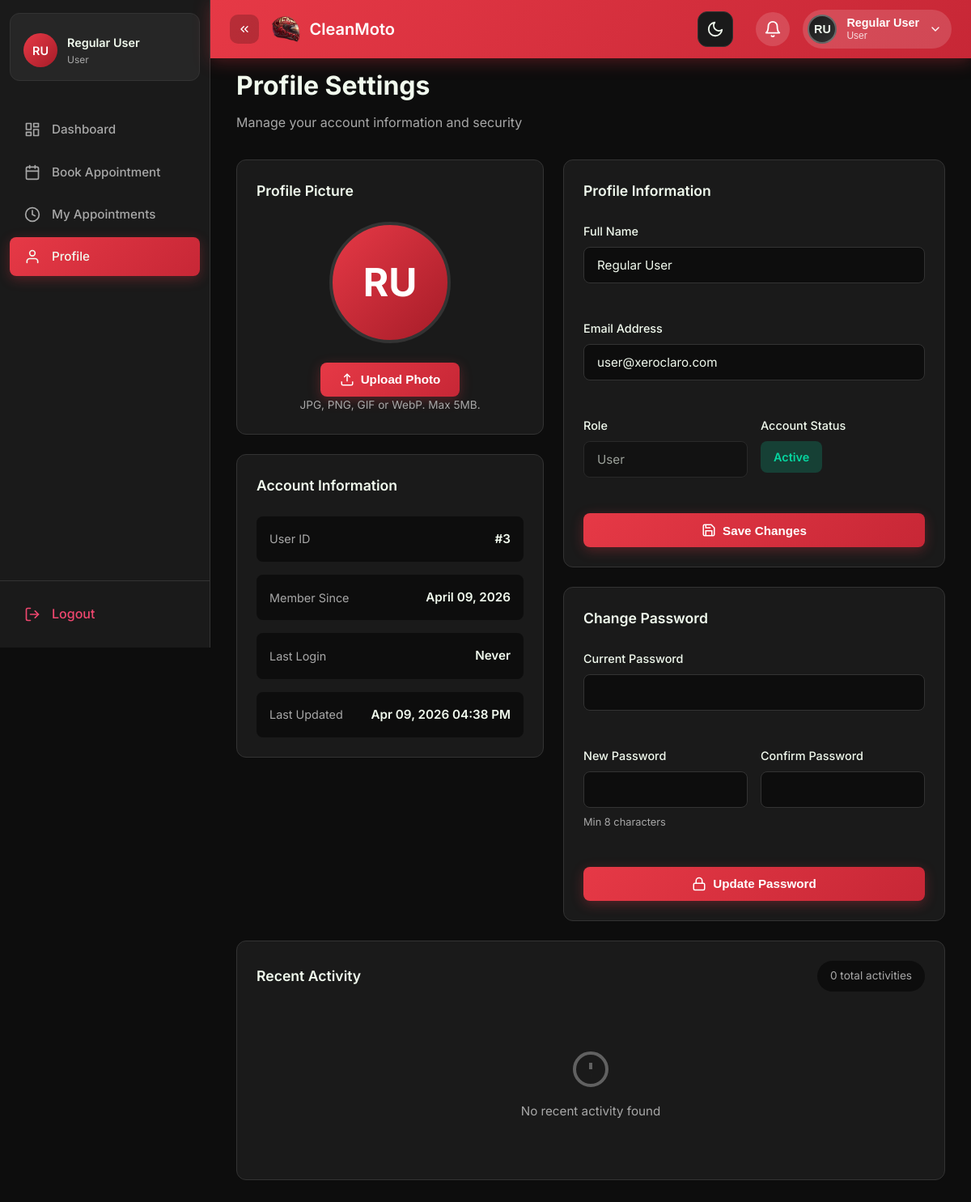
The app's page /user/pages/profile.php (signed in) with its own data.
### tables this page shows
CREATE TABLE IF NOT EXISTS users (
    id INT AUTO_INCREMENT PRIMARY KEY,
    name VARCHAR(100) NOT NULL,
    email VARCHAR(255) NOT NULL UNIQUE,
    password VARCHAR(255) NOT NULL,
    role ENUM('admin', 'staff', 'user') DEFAULT 'user',
    status ENUM('active', 'inactive', 'suspended') DEFAULT 'active',
    avatar VARCHAR(255) DEFAULT NULL,
    created_at TIMESTAMP DEFAULT CURRENT_TIMESTAMP,
    updated_at TIMESTAMP DEFAULT CURRENT_TIMESTAMP ON UPDATE CURRENT_TIMESTAMP,
    last_login TIMESTAMP NULL,
    INDEX idx_email (email),
    INDEX idx_role (role),
    INDEX idx_status (status)
);

### user/pages/profile.php (the view, shortened to what this page needs)
<?php
$db = Database::getInstance()->getConnection();
$userId = $_SESSION['user_id'];
$stmt = $db->prepare("SELECT * FROM users WHERE id = ?");
$stmt->execute([$userId]);
$user = $stmt->fetch();
$logsPage = isset($_GET['logs_page']) ? max(1, intval($_GET['logs_page'])) : 1;
$logsPerPage = 5;
$logsOffset = ($logsPage - 1) * $logsPerPage;
$totalLogsStmt = $db->prepare("SELECT COUNT(*) FROM activity_logs WHERE user_id = ?");
$totalLogsStmt->execute([$userId]);
$totalLogs = (int) $totalLogsStmt->fetchColumn();
$logsStmt = $db->prepare("
    SELECT action, description, ip_address, created_at
    FROM activity_logs
    WHERE user_id = ?
    ORDER BY created_at DESC
    LIMIT ? OFFSET ?
");
$logsStmt->bindValue(1, $userId, PDO::PARAM_INT);
$logsStmt->bindValue(2, $logsPerPage, PDO::PARAM_INT);
$logsStmt->bindValue(3, $logsOffset, PDO::PARAM_INT);
$logsStmt->execute();
$activityLogs = $logsStmt->fetchAll();
?>
<!DOCTYPE html>
<html lang="en">
<head>
    <link rel="stylesheet" href="../../assets/css/style.css">
</head>
<body>
    <div class="dashboard-layout">
        <?php include '../includes/sidebar.php'; ?>
        <?php include '../includes/header.php'; ?>
        <main class="main-content">
            <div class="dashboard-header">
                <h1>Profile Settings</h1>
                <p>Manage your account information and security</p>
            </div>
            <div class="profile-container">
                <div class="profile-left-column">
                    <div class="profile-card avatar-card">
                        <h3>Profile Picture</h3>
                        <div class="avatar-section">
                            <div class="avatar-preview">
                                <?php if ($user['avatar']): ?>
                                    <img src="../../<?php echo htmlspecialchars($user['avatar']); ?>" alt="Avatar" id="avatarImage">
                                <?php else: ?>
                                    <div class="avatar-initials-large" id="avatarInitials"><?php echo $initials; ?></div>
                                <?php endif; ?>
                            </div>
                            <form method="POST" enctype="multipart/form-data" id="avatarForm">
                                <div class="avatar-actions">
                                    <button type="button" class="btn-primary" onclick="document.getElementById('avatarInput').click()">
                                        <svg xmlns="http://www.w3.org/2000/svg" width="18" height="18" viewBox="0 0 24 24" fill="none" stroke="currentColor" stroke-width="2">
                                            <path d="M21 15v4a2 2 0 0 1-2 2H5a2 2 0 0 1-2-2v-4"></path>
                                            <polyline points="17 8 12 3 7 8"></polyline>
                                            <line x1="12" y1="3" x2="12" y2="15"></line>
                                        </svg>
                                        Upload Photo
                                    </button>
                                </div>
                                <p class="avatar-hint">JPG, PNG, GIF or WebP. Max 5MB.</p>
                            </form>
                        </div>
                    </div>
                    <div class="profile-card">
                        <h3>Account Information</h3>
                        <div class="info-grid">
                            <div class="info-item">
                                <span class="info-label">User ID</span>
                                <span class="info-value">#<?php echo $user['id']; ?></span>
                            </div>
                            <div class="info-item">
                                <span class="info-label">Member Since</span>
                                <span class="info-value"><?php echo date('F d, Y', strtotime($user['created_at'])); ?></span>
                            </div>
                            <div class="info-item">
                                <span class="info-label">Last Login</span>
                                <span class="info-value">
                                    <?php echo $user['last_login'] ? date('M d, Y h:i A', strtotime($user['last_login'])) : 'Never'; ?>
                                </span>
                            </div>
                            <div class="info-item">
                                <span class="info-label">Last Updated</span>
                                <span class="info-value"><?php echo date('M d, Y h:i A', strtotime($user['updated_at'])); ?></span>
                            </div>
                        </div>
                    </div>
                </div>
                <div class="profile-right-column">
                    <div class="profile-card">
                        <h3>Profile Information</h3>
                        <form method="POST" class="profile-form">
                            <div class="form-group">
                                <label for="name">Full Name</label>
                                <input type="text" id="name" name="name" class="form-input" value="<?php echo htmlspecialchars($user['name']); ?>" required>
                            </div>
                            <div class="form-group">
                                <label for="email">Email Address</label>
                                <input type="email" id="email" name="email" class="form-input" value="<?php echo htmlspecialchars($user['email']); ?>" required>
                            </div>
                            <div class="form-row">
                                <div class="form-group">
                                    <label>Role</label>
                                    <input type="text" class="form-input" value="<?php echo ucfirst($user['role']); ?>" disabled>
                                </div>
                                <div class="form-group">
                                    <label>Account Status</label>
                                    <div class="status-badge-inline <?php echo $user['status']; ?>">
                                        <?php echo ucfirst($user['status']); ?>
                                    </div>
                                </div>
                            </div>
                            <button type="submit" class="btn-primary">
                                <svg xmlns="http://www.w3.org/2000/svg" width="18" height="18" viewBox="0 0 24 24" fill="none" stroke="currentColor" stroke-width="2">
                                    <path d="M19 21H5a2 2 0 0 1-2-2V5a2 2 0 0 1 2-2h11l5 5v11a2 2 0 0 1-2 2z"></path>
                                    <polyline points="17 21 17 13 7 13 7 21"></polyline>
                                    <polyline points="7 3 7 8 15 8"></polyline>
                                </svg>
                                Save Changes
                            </button>
                        </form>
                    </div>
                    <div class="profile-card">
                        <h3>Change Password</h3>
                        <form method="POST" class="profile-form">
                            <div class="form-group">
                                <label for="current_password">Current Password</label>
                                <input type="password" id="current_password" name="current_password" class="form-input" required>
                            </div>
                            <div class="form-row">
                                <div class="form-group">
                                    <label for="new_password">New Password</label>
                                    <input type="password" id="new_password" name="new_password" class="form-input" minlength="8" required>
                                    <small class="form-hint">Min 8 characters</small>
                                </div>
                                <div class="form-group">
                                    <label for="confirm_password">Confirm Password</label>
                                    <input type="password" id="confirm_password" name="confirm_password" class="form-input" required>
                                </div>
                            </div>
                            <button type="submit" class="btn-primary">
                                <svg xmlns="http://www.w3.org/2000/svg" width="18" height="18" viewBox="0 0 24 24" fill="none" stroke="currentColor" stroke-width="2">
                                    <rect x="3" y="11" width="18" height="11" rx="2" ry="2"></rect>
                                    <path d="M7 11V7a5 5 0 0 1 10 0v4"></path>
                                </svg>
                                Update Password
                            </button>
                        </form>
                    </div>
                </div>
            </div>
            <div class="profile-card activity-log-card">
                <div class="activity-log-header">
                    <h3>Recent Activity</h3>
                    <span class="activity-count"><?php echo $totalLogs; ?> total activities</span>
                </div>
                <div class="activity-log-list">
                    <?php if (!empty($activityLogs)): ?>
                        <?php foreach ($activityLogs as $log): ?>
                            <div class="activity-item">
                                <div class="activity-icon <?php echo $log['action']; ?>">
                                    <?php
                                    $icon = match($log['action']) {
                                        'login' => '<svg xmlns="http://www.w3.org/2000/svg" width="18" height="18" viewBox="0 0 24 24" fill="none" stroke="currentColor" stroke-width="2"><path d="M15 3h4a2 2 0 0 1 2 2v14a2 2 0 0 1-2 2h-4"></path><polyline points="10 17 15 12 10 7"></polyline><line x1="15" y1="12" x2="3" y2="12"></line></svg>',
                                        'logout' => '<svg xmlns="http://www.w3.org/2000/svg" width="18" height="18" viewBox="0 0 24 24" fill="none" stroke="currentColor" stroke-width="2"><path d="M9 21H5a2 2 0 0 1-2-2V5a2 2 0 0 1 2-2h4"></path><polyline points="16 17 21 12 16 7"></polyline><line x1="21" y1="12" x2="9" y2="12"></line></svg>',
                                        'profile_update' => '<svg xmlns="http://www.w3.org/2000/svg" width="18" height="18" viewBox="0 0 24 24" fill="none" stroke="currentColor" stroke-width="2"><path d="M20 21v-2a4 4 0 0 0-4-4H8a4 4 0 0 0-4 4v2"></path><circle cx="12" cy="7" r="4"></circle></svg>',
                                        'password_change' => '<svg xmlns="http://www.w3.org/2000/svg" width="18" height="18" viewBox="0 0 24 24" fill="none" stroke="currentColor" stroke-width="2"><rect x="3" y="11" width="18" height="11" rx="2" ry="2"></rect><path d="M7 11V7a5 5 0 0 1 10 0v4"></path></svg>',
                                        'avatar_update' => '<svg xmlns="http://www.w3.org/2000/svg" width="18" height="18" viewBox="0 0 24 24" fill="none" stroke="currentColor" stroke-width="2"><rect x="3" y="3" width="18" height="18" rx="2" ry="2"></rect><circle cx="8.5" cy="8.5" r="1.5"></circle><polyline points="21 15 16 10 5 21"></polyline></svg>',
                                        'avatar_remove' => '<svg xmlns="http://www.w3.org/2000/svg" width="18" height="18" viewBox="0 0 24 24" fill="none" stroke="currentColor" stroke-width="2"><polyline points="3 6 5 6 21 6"></polyline><path d="M19 6v14a2 2 0 0 1-2 2H7a2 2 0 0 1-2-2V6m3 0V4a2 2 0 0 1 2-2h4a2 2 0 0 1 2 2v2"></path></svg>',
                                        'password_reset_request' => '<svg xmlns="http://www.w3.org/2000/svg" width="18" height="18" viewBox="0 0 24 24" fill="none" stroke="currentColor" stroke-width="2"><circle cx="12" cy="12" r="10"></circle><path d="M9.09 9a3 3 0 0 1 5.83 1c0 2-3 3-3 3"></path><line x1="12" y1="17" x2="12.01" y2="17"></line></svg>',
                                        default => '<svg xmlns="http://www.w3.org/2000/svg" width="18" height="18" viewBox="0 0 24 24" fill="none" stroke="currentColor" stroke-width="2"><circle cx="12" cy="12" r="10"></circle><line x1="12" y1="16" x2="12" y2="12"></line><line x1="12" y1="8" x2="12.01" y2="8"></line></svg>'
                                    };
                                    echo $icon;
                                    ?>
                                </div>
                                <div class="activity-content">
                                    <p class="activity-description"><?php echo htmlspecialchars($log['description']); ?></p>
                                    <div class="activity-meta">
                                        <span class="activity-time">
                                            <svg xmlns="http://www.w3.org/2000/svg" width="14" height="14" viewBox="0 0 24 24" fill="none" stroke="currentColor" stroke-width="2">
                                                <circle cx="12" cy="12" r="10"></circle>
                                                <polyline points="12 6 12 12 16 14"></polyline>
                                            </svg>
                                            <?php
                                            $timestamp = strtotime($log['created_at']);
                                            $diff = time() - $timestamp;
                                            if ($diff < 60) {
                                                echo 'Just now';
                                            } elseif ($diff < 3600) {
                                                echo floor($diff / 60) . ' minutes ago';
                                            } elseif ($diff < 86400) {
                                                echo floor($diff / 3600) . ' hours ago';
                                            } elseif ($diff < 604800) {
                                                echo floor($diff / 86400) . ' days ago';
                                            } else {
                                                echo date('M d, Y h:i A', $timestamp);
                                            }
                                            ?>
                                        </span>
                                        <span class="activity-ip">
                                            <svg xmlns="http://www.w3.org/2000/svg" width="14" height="14" viewBox="0 0 24 24" fill="none" stroke="currentColor" stroke-width="2">
                                                <circle cx="12" cy="12" r="10"></circle>
                                                <line x1="2" y1="12" x2="22" y2="12"></line>
                                                <path d="M12 2a15.3 15.3 0 0 1 4 10 15.3 15.3 0 0 1-4 10 15.3 15.3 0 0 1-4-10 15.3 15.3 0 0 1 4-10z"></path>
                                            </svg>
                                            <?php echo htmlspecialchars($log['ip_address'] ?: 'Unknown'); ?>
                                        </span>
                                    </div>
                                </div>
                            </div>
                        <?php endforeach; ?>
                    <?php else: ?>
                        <div class="activity-empty">
                            <svg xmlns="http://www.w3.org/2000/svg" width="48" height="48" viewBox="0 0 24 24" fill="none" stroke="currentColor" stroke-width="2">
                                <circle cx="12" cy="12" r="10"></circle>
                                <line x1="12" y1="8" x2="12" y2="12"></line>
                                <line x1="12" y1="16" x2="12.01" y2="16"></line>
                            </svg>
                            <p>No recent activity found</p>
                        </div>
                    <?php endif; ?>
                </div>
            </div>
        </main>
    </div>
</body>
</html>

### records on screen
users: id "3", created_at "April 09, 2026", updated_at "Apr 09, 2026 04:38 PM", name "Regular User", email "user@xeroclaro.com", role "User", status "Active"

### other values on screen
$sidebarInitials "RU"
$sidebarUserName "Regular User"
$sidebarUserRole "User"
$link['label'] "Dashboard"
$link['label'] "Book Appointment"
$link['label'] "My Appointments"
$link['label'] "Profile"
APP_NAME "CleanMoto"
$initials "RU"
$userName "Regular User"
$userRole "User"
$totalLogs "0"
